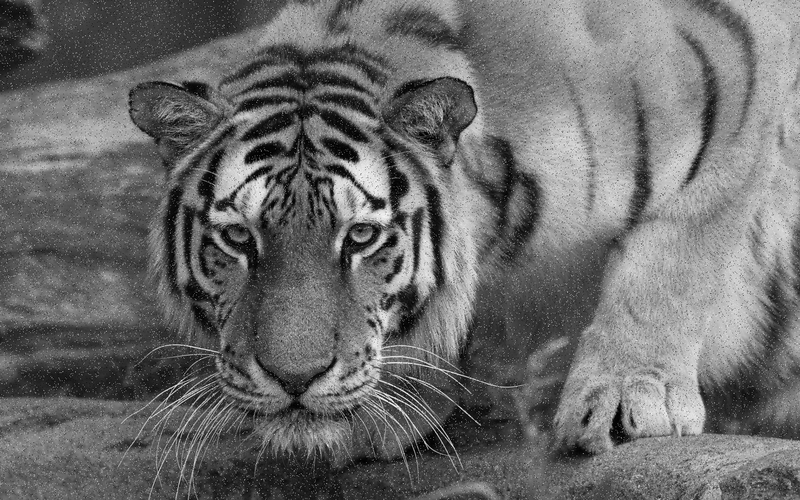
#> input picture HPC-Fall/Salt_and_pepper/img/tiger_nois800.bmp, 800 x 500 px
$ jupyter execute --allow-errors Lab03_Salt_and_pepper.ipynb   (older library calls are emulated)
#> lines starting #> are read from the running program, lines starting #| are printed output that depends on the picture
Подключаем пакеты

[cell 1]
from PIL import Image
import numpy as np
import pandas as pd
from matplotlib import pyplot as plt
from numba import cuda
import numba
import math
import time
from pycuda import tools

tools.make_default_context().get_device().name()
#> (this line was passed over: pycuda is not available in this run)

Пишем функцию для подготовки изображений

[cell 2]
def add_salt_and_pepper(gb, prob):
  rnd = np.random.rand(gb.shape[0], gb.shape[1])
  noisy = gb.copy()
  noisy[rnd < prob] = 0
  noisy[rnd > 1 - prob] = 255
  return noisy

Пишем функции для обработки изображения на CPU

[cell 3]
def median_filter(a):
  b = a.copy()
  start = time.time()
  for i in range(2, len(a) - 1):
    for j in range(2, len(a[i]) - 1):
      t = [
           a[i - 1][j - 1], a[i - 1][j],  a[i - 1][j + 1],
           a[i][j - 1],   a[i][j],    a[i][j + 1],
           a[i + 1][j - 1], a[i + 1][j],  a[i + 1][j + 1]
           ]
      for k in range(8):
        for l in range(8 - k):
          if t[l] > t[l + 1]:
            t[l], t[l + 1] = t[l + 1], t[l]
      b[i][j] = t[int(len(t) / 2)]
  return time.time() - start

# Функция для вывода обработанного изображения
def img_gpu(a):
  b = a.copy()
  for i in range(2, len(a) - 1):
    for j in range(2, len(a[i]) - 1):
      t = [
           a[i - 1][j - 1], a[i - 1][j],  a[i - 1][j + 1],
           a[i][j - 1],   a[i][j],    a[i][j + 1],
           a[i + 1][j - 1], a[i + 1][j],  a[i + 1][j + 1]
           ]
      for k in range(8):
        for l in range(8 - k):
          if t[l] > t[l + 1]:
            t[l], t[l + 1] = t[l + 1], t[l]
      b[i][j] = t[int(len(t) / 2)]
  return b

Пишем функцию для обработки изображения на GPU

[cell 4]
@cuda.jit
def gpu_median_filter(a, b):
  i, j = cuda.grid(2)
  t=cuda.local.array(shape=9, dtype=numba.int64)
  t[0], t[1], t[2], t[3], t[4], t[5], t[6], t[7], t[8] = a[i - 1][j - 1], a[i - 1][j], a[i - 1][j + 1], a[i][j - 1], a[i][j], a[i][j + 1], a[i + 1][j - 1], a[i + 1][j], a[i + 1][j + 1]
  for k in range(8):
    for l in range(8 - k):
      if t[l] > t[l + 1]:
        t[l], t[l + 1] = t[l + 1], t[l]
  b[i][j] = t[int(len(t) / 2)]

def prepare_and_exec_gpu(a):
  b = a.copy()
  tread_number_block = 32

  a_global = cuda.to_device(a)
  b_global = cuda.to_device(b)

  threadsperblock = (tread_number_block, tread_number_block)
  blockspergrid_x = int(math.ceil(a.shape[0] / threadsperblock[1]))
  blockspergrid_y = int(math.ceil(b.shape[1] / threadsperblock[0]))
  blockspergrid = (blockspergrid_x, blockspergrid_y)

  start = time.time()
  gpu_median_filter[blockspergrid, threadsperblock](a_global, b_global)
  return  time.time() - start

Сохраняем исходное изображение в ЧБ

#> (a cell that did not finish here is left out)

Добавляем "соль/перец" и создаем изображения в других размерностях

#> (a cell that did not finish here is left out)

Пример возврата обработанного изображения на GPU

[cell 7]
img = Image.open("./img/tiger_nois800.bmp")
#> img is the input picture: PIL image 800x500 L; min 0, max 253, mean 108.3
img2 = np.array(img)
n = len(img2) * len(img2[0])
#> n = 400000
print('Пример изображения разрешения 800 с количеством элементов: ', n)
#| Пример изображения разрешения 800 с количеством элементов:  400000
display(img)
img2 = img_gpu(img2)
print('Изображение этой же размерности, но после обработки на CPU')
display(Image.fromarray(np.uint8(img2)))

Циклом обрабатываем изображения на CPU и GPU используя функцию медианного фильтра

[cell 8]
import glob

IMAGE_DIR = "./img"
image_files = glob.glob('./img/tiger_nois*.bmp')
image_files.sort(key=len)

data_dict = {
    "file": [],
    "shape": [],
    "time_cpu, s": [],
    "time_gpu, s": []
}

for file_path in image_files:
    image = np.array(Image.open(file_path).convert("L"))
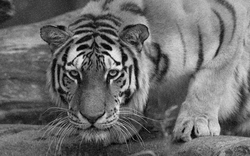
#> input picture HPC-Fall/Salt_and_pepper/img/tiger_nois250.bmp, 250 x 156 px
#> image is the input picture: shape (156, 250); min 0, max 240, mean 108.3
    data_dict["file"].append(file_path)
    data_dict["shape"].append(image.shape[0] * image.shape[1])
    data_dict["time_cpu, s"].append(median_filter(image))
#> after the loop in median_filter, `for i in range(2, len(a) - 1):`:
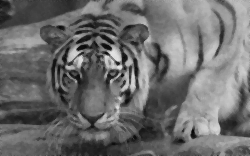
#> b: shape (156, 250); min 8, max 226, mean 108.4
    data_dict["time_gpu, s"].append(prepare_and_exec_gpu(image))
#> (the call stopped at in prepare_and_exec_gpu, `a_global = cuda.to_device(a)`: numba is not available in this run)
